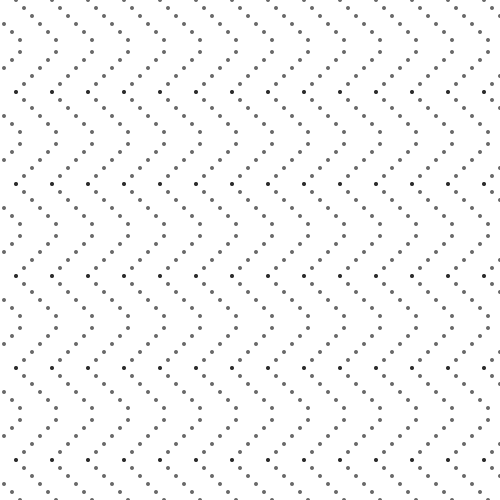
Frame 1 (no input)
Frame 60 (the mouse pressed at the canvas centre just before this capture): identical to frame 1, image omitted
Frame 120 (the mouse held since frame 60 and released just before this capture): identical to frame 1, image omitted

The Processing sketch that drew this single still picture (run headless with seeded random() and noise(); from frame 60 on, the mouse is pressed at the canvas centre):

// Processing sketch: processing_28411
// ── processing_28411.pde


// ::::::::::::::::: Variablen ::::::::::::::
// S = eine Schräge
int S=46;  //Standart Wert: 46

// D = Diameter des Kreises
int D=4;  //Standart Wert: 10

// A = Abstand der Kreise
int A=8;  //Standart Wert: 10

// As = Abstand der Schlange
int As=-10;  //Standart Wert: 0

// SC = nach links Scrollen
int SC=-20;  //Standart Wert: 0

/////////////////////////////////////////////////
 void setup(){
  size(500, 500);
  smooth();
} 
void draw(){
  background(255);
  noStroke();
  fill(0,150);

for(int B=0+SC; B <width; B=B + S +As){ 
for(int L=0; L <height; L=L + S*2){ 
///////////////////////////////////////////////
  int y=L;
  int y2=L+S*2;
  
  
 // von links nach rechts
  for(int x=0; x<S; x=x + A) {    
      ellipse(x+B,y, D, D); 
      y = y +A;     
  }
 // von rechts nach links 
  for(int x=0; x<S; x=x + A) {     
      ellipse(x+B,y2, D, D);
      y2 = y2 -A;      
    }
 ///////////////////////////////////////////////
 }

}
  
}
